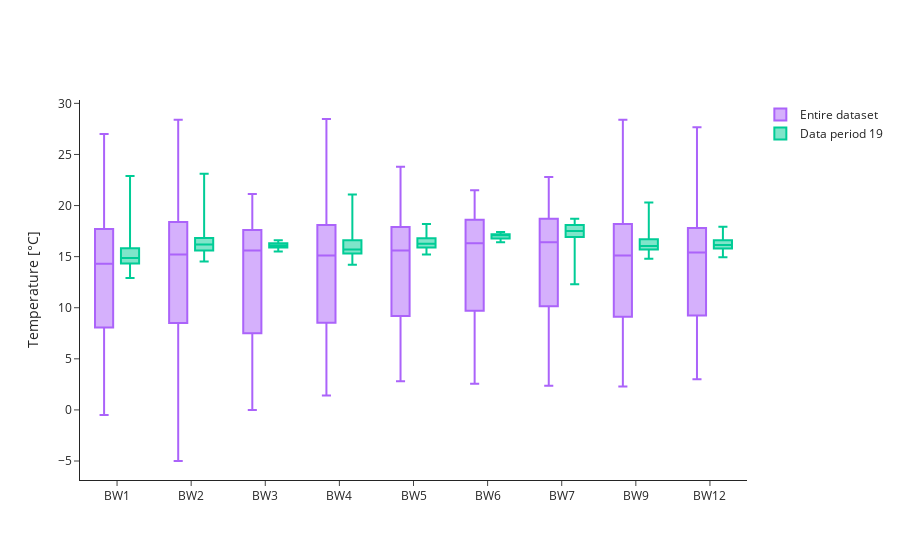

Notebook source saved alongside this figure:
### Markdown cell above
Temperature comparison between data period and entire dataset (2021-2024).

### Code cell
temp_df = wq_df[(wq_df['data_type'] == 'temperature')].dropna(subset=['mean'])
temp_period_stats = temp_df.groupby('bwfl_id')['mean'].describe(percentiles=[.01, .10, .25, .50, .75, .90, .99])
temp_dataset_stats = get_sensor_stats('temperature', temp_df['bwfl_id'].unique())

fig = go.Figure()

for i, bwfl_id in enumerate(temp_dataset_stats.index):
    stats = temp_dataset_stats.loc[bwfl_id]

    if stats['count'] != 0:
        fig.add_trace(go.Box(
            x=[bwfl_id],
            lowerfence=[stats['min']],
            q1=[stats['25%']],
            median=[stats['50%']],
            q3=[stats['75%']],
            upperfence=[stats['max']],
            name='Entire dataset',
            marker_color=default_colors[3],
            boxpoints=False,
            offsetgroup='temp_dataset_stats',
            showlegend=(i == 0)
        ))

for i, bwfl_id in enumerate(temp_period_stats.index):
    stats = temp_period_stats.loc[bwfl_id]

    if stats['count'] != 0:
        fig.add_trace(go.Box(
            x=[bwfl_id],
            lowerfence=[stats['min']],
            q1=[stats['25%']],
            median=[stats['50%']],
            q3=[stats['75%']],
            upperfence=[stats['max']],
            name=f'Data period {str(data_period).zfill(2)}',
            marker_color=default_colors[2],
            boxpoints=False,
            offsetgroup='temp_period_stats',
            showlegend=(i == 0)
        ))

fig.update_layout(
    yaxis_title='Temperature [\u00B0C]',
    xaxis_title='',
    xaxis=dict(
        tickmode='array',
        tickvals=sorted(temp_df['bwfl_id'].unique(), key=lambda x: int(x[2:])),
        ticktext=sorted(temp_df['bwfl_id'].unique(), key=lambda x: int(x[2:])),
        categoryorder='array',
        categoryarray=sorted(temp_df['bwfl_id'].unique(), key=lambda x: int(x[2:]))
    ),
    legend_title_text='',
    template='simple_white',
    boxmode='group',
    height=450,
)

fig.show()

### Figure 1 — Plotly figure (JSON) as saved in the notebook; plotly's stock layout.template omitted (floating-point values rounded to 4 significant figures)
{"data": [{"boxpoints": false, "lowerfence": [-0.5], "marker": {"color": "#AB63FA"}, "median": [14.3], "name": "Entire dataset", "offsetgroup": "temp_dataset_stats", "q1": [8.07], "q3": [17.7], "showlegend": true, "type": "box", "upperfence": [27], "x": ["BW1"]}, {"boxpoints": false, "lowerfence": [3], "marker": {"color": "#AB63FA"}, "median": [15.4], "name": "Entire dataset", "offsetgroup": "temp_dataset_stats", "q1": [9.233], "q3": [17.8], "showlegend": false, "type": "box", "upperfence": [27.67], "x": ["BW12"]}, {"boxpoints": false, "lowerfence": [-5], "marker": {"color": "#AB63FA"}, "median": [15.2], "name": "Entire dataset", "offsetgroup": "temp_dataset_stats", "q1": [8.5], "q3": [18.4], "showlegend": false, "type": "box", "upperfence": [28.4], "x": ["BW2"]}, {"boxpoints": false, "lowerfence": [0], "marker": {"color": "#AB63FA"}, "median": [15.6], "name": "Entire dataset", "offsetgroup": "temp_dataset_stats", "q1": [7.5], "q3": [17.6], "showlegend": false, "type": "box", "upperfence": [21.13], "x": ["BW3"]}, {"boxpoints": false, "lowerfence": [1.4], "marker": {"color": "#AB63FA"}, "median": [15.1], "name": "Entire dataset", "offsetgroup": "temp_dataset_stats", "q1": [8.53], "q3": [18.1], "showlegend": false, "type": "box", "upperfence": [28.47], "x": ["BW4"]}, {"boxpoints": false, "lowerfence": [2.8], "marker": {"color": "#AB63FA"}, "median": [15.6], "name": "Entire dataset", "offsetgroup": "temp_dataset_stats", "q1": [9.2], "q3": [17.9], "showlegend": false, "type": "box", "upperfence": [23.8], "x": ["BW5"]}, {"boxpoints": false, "lowerfence": [2.567], "marker": {"color": "#AB63FA"}, "median": [16.3], "name": "Entire dataset", "offsetgroup": "temp_dataset_stats", "q1": [9.7], "q3": [18.6], "showlegend": false, "type": "box", "upperfence": [21.5], "x": ["BW6"]}, {"boxpoints": false, "lowerfence": [2.367], "marker": {"color": "#AB63FA"}, "median": [16.4], "name": "Entire dataset", "offsetgroup": "temp_dataset_stats", "q1": [10.14], "q3": [18.7], "showlegend": false, "type": "box", "upperfence": [22.8], "x": ["BW7"]}, {"boxpoints": false, "lowerfence": [2.3], "marker": {"color": "#AB63FA"}, "median": [15.11], "name": "Entire dataset", "offsetgroup": "temp_dataset_stats", "q1": [9.11], "q3": [18.2], "showlegend": false, "type": "box", "upperfence": [28.4], "x": ["BW9"]}, {"boxpoints": false, "lowerfence": [12.9], "marker": {"color": "#00CC96"}, "median": [14.87], "name": "Data period 19", "offsetgroup": "temp_period_stats", "q1": [14.33], "q3": [15.83], "showlegend": true, "type": "box", "upperfence": [22.9], "x": ["BW1"]}, {"boxpoints": false, "lowerfence": [14.93], "marker": {"color": "#00CC96"}, "median": [16.13], "name": "Data period 19", "offsetgroup": "temp_period_stats", "q1": [15.8], "q3": [16.6], "showlegend": false, "type": "box", "upperfence": [17.93], "x": ["BW12"]}, {"boxpoints": false, "lowerfence": [14.53], "marker": {"color": "#00CC96"}, "median": [16.2], "name": "Data period 19", "offsetgroup": "temp_period_stats", "q1": [15.6], "q3": [16.83], "showlegend": false, "type": "box", "upperfence": [23.1], "x": ["BW2"]}, {"boxpoints": false, "lowerfence": [15.5], "marker": {"color": "#00CC96"}, "median": [16.1], "name": "Data period 19", "offsetgroup": "temp_period_stats", "q1": [15.9], "q3": [16.3], "showlegend": false, "type": "box", "upperfence": [16.6], "x": ["BW3"]}, {"boxpoints": false, "lowerfence": [14.2], "marker": {"color": "#00CC96"}, "median": [15.7], "name": "Data period 19", "offsetgroup": "temp_period_stats", "q1": [15.3], "q3": [16.6], "showlegend": false, "type": "box", "upperfence": [21.07], "x": ["BW4"]}, {"boxpoints": false, "lowerfence": [15.2], "marker": {"color": "#00CC96"}, "median": [16.27], "name": "Data period 19", "offsetgroup": "temp_period_stats", "q1": [15.9], "q3": [16.8], "showlegend": false, "type": "box", "upperfence": [18.2], "x": ["BW5"]}, {"boxpoints": false, "lowerfence": [16.4], "marker": {"color": "#00CC96"}, "median": [17.1], "name": "Data period 19", "offsetgroup": "temp_period_stats", "q1": [16.77], "q3": [17.2], "showlegend": false, "type": "box", "upperfence": [17.4], "x": ["BW6"]}, {"boxpoints": false, "lowerfence": [12.29], "marker": {"color": "#00CC96"}, "median": [17.5], "name": "Data period 19", "offsetgroup": "temp_period_stats", "q1": [16.93], "q3": [18.1], "showlegend": false, "type": "box", "upperfence": [18.7], "x": ["BW7"]}, {"boxpoints": false, "lowerfence": [14.8], "marker": {"color": "#00CC96"}, "median": [16.05], "name": "Data period 19", "offsetgroup": "temp_period_stats", "q1": [15.7], "q3": [16.69], "showlegend": false, "type": "box", "upperfence": [20.3], "x": ["BW9"]}], "layout": {"autosize": true, "boxmode": "group", "legend": {"title": {"text": ""}}, "xaxis": {"autorange": true, "categoryarray": ["BW1", "BW2", "BW3", "BW4", "BW5", "BW6", "BW7", "BW9", "BW12"], "categoryorder": "array", "range": [-0.5, 8.5], "tickmode": "array", "ticktext": ["BW1", "BW2", "BW3", "BW4", "BW5", "BW6", "BW7", "BW9", "BW12"], "tickvals": ["BW1", "BW2", "BW3", "BW4", "BW5", "BW6", "BW7", "BW9", "BW12"], "title": {"text": ""}, "type": "category"}, "yaxis": {"autorange": true, "range": [-6.859, 30.33], "title": {"text": "Temperature [°C]"}}}}
